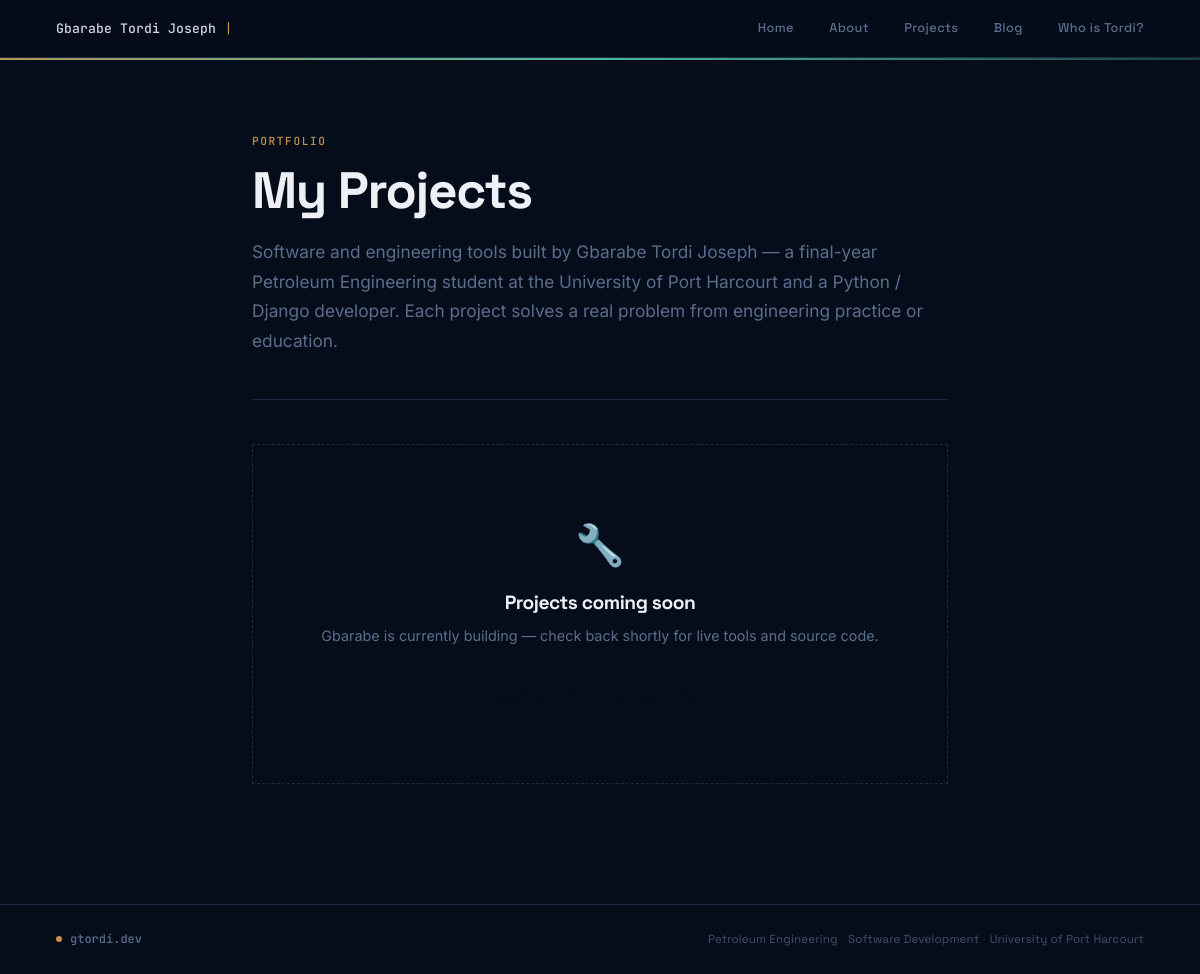
The app's page /projects/, older data.
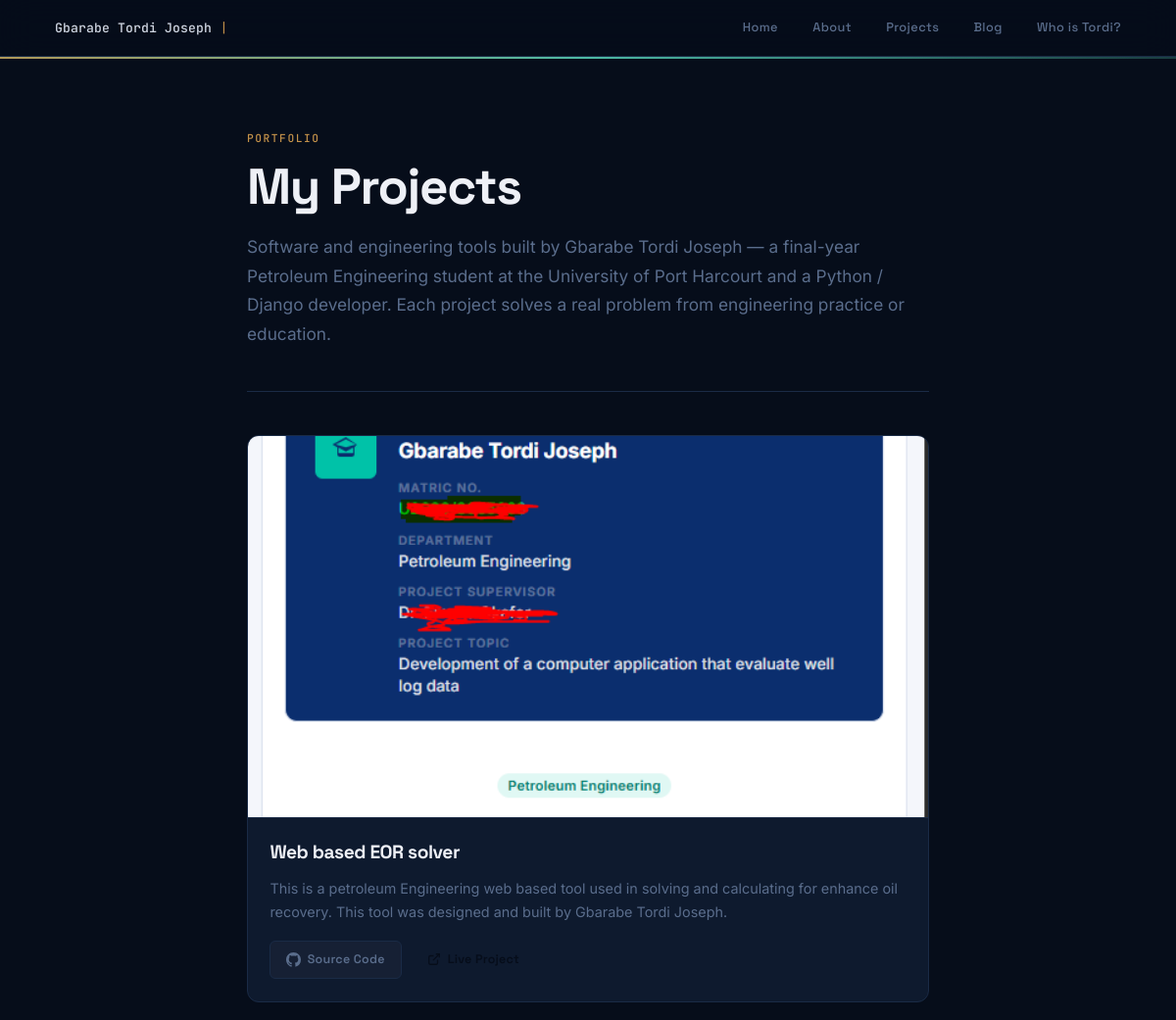
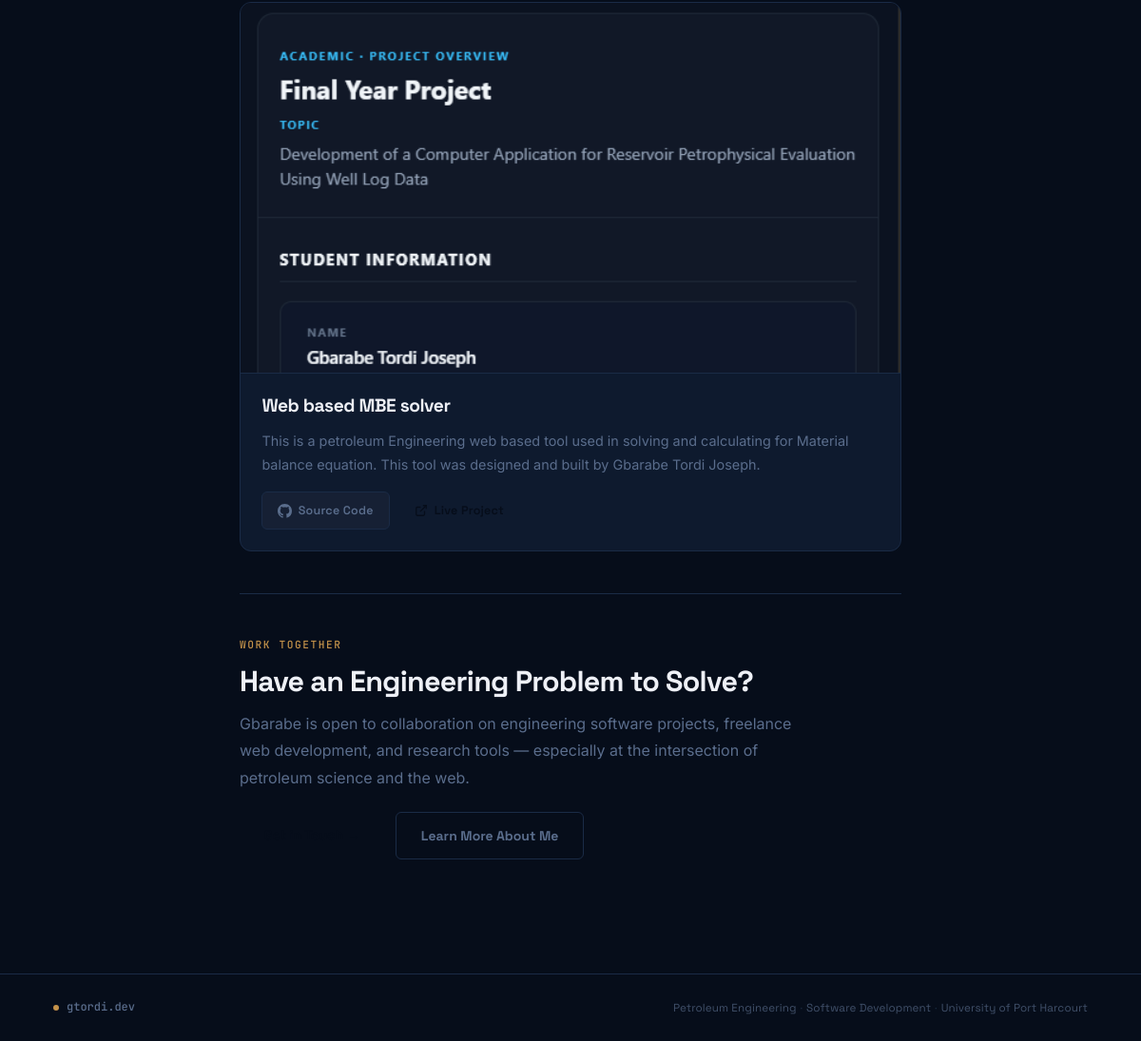
The same page, newer data (2 pictures, top to bottom).
### core/models.py (models this page shows, shortened)
class Project(models.Model):
    title = models.CharField(max_length=200)
    description = models.TextField()
    image = models.ImageField(upload_to='projects/')
    github_url = models.URLField(blank=True)
    live_url = models.URLField(blank=True)

### core/views.py (the view)
# urls.py: path('projects/', views.projects, name='projects'),
def projects(request):
    return render(request, 'core/projects.html', {
        'projects': Project.objects.all()
    })

### templates/core/projects.html (shortened to what this page needs)
{% extends 'base.html' %}
{% block content %}
<section class="projects-hero">
  <span class="eyebrow">Portfolio</span>
  <h1>My Projects</h1>
  <p class="projects-lead">
    Software and engineering tools built by Gbarabe Tordi Joseph — a final-year
    Petroleum Engineering student at the University of Port Harcourt and a
    Python / Django developer. Each project solves a real problem from engineering
    practice or education.
  </p>
</section>
<hr>
<section class="projects-section">
  {% if projects %}
  <div class="projects-grid">
    {% for project in projects %}
    <article class="project-card card">
      {% if project.image %}
      <div class="project-img-wrap">
        <img src="{{ project.image.url }}"
             alt="{{ project.title }}"
             class="project-img"
             loading="lazy">
      </div>
      {% endif %}
      <div class="project-body">
        <div class="project-header">
          <h2 class="project-title">{{ project.title }}</h2>
        </div>
        <p class="project-desc">{{ project.description }}</p>
        <div class="project-links">
          {% if project.github_url %}
          <a href="{{ project.github_url }}" target="_blank" rel="noopener" class="proj-btn proj-btn-ghost">
            Source Code
          </a>
          {% endif %}
          {% if project.live_url %}
          <a href="{{ project.live_url }}" target="_blank" rel="noopener" class="proj-btn proj-btn-accent">
            <svg width="14" height="14" viewBox="0 0 24 24" fill="none" stroke="currentColor" stroke-width="2.2" aria-hidden="true">
              <path d="M18 13v6a2 2 0 0 1-2 2H5a2 2 0 0 1-2-2V8a2 2 0 0 1 2-2h6"/>
              <polyline points="15 3 21 3 21 9"/>
              <line x1="10" y1="14" x2="21" y2="3"/>
            </svg>
          </a>
          {% endif %}
        </div>
      </div>
    </article>
    {% endfor %}
  </div>
  {% else %}
  <div class="empty-state">
    <div class="empty-icon">🔧</div>
    <h3>Projects coming soon</h3>
    <p>Gbarabe is currently building — check back shortly for live tools and source code.</p>
    <a href="/blogs/" class="cta-btn">Read the Blog in the meantime →</a>
  </div>
  {% endif %}
</section>
{% if projects %}
<hr>
<section class="collab-section">
  <span class="eyebrow">Work Together</span>
  <h2>Have an Engineering Problem to Solve?</h2>
  <p>
    Gbarabe is open to collaboration on engineering software projects, freelance
    web development, and research tools — especially at the intersection of
    petroleum science and the web.
  </p>
  <div class="cta-row">
    <a href="mailto:gbarabetordi@email.com" class="cta-btn">Get in Touch →</a>
    <a href="/who-is-gbarabe-tordi-joseph/" class="cta-btn cta-ghost">Learn More About Me</a>
  </div>
</section>
{% endif %}
{% endblock %}

### templates/base.html (shortened to what this page needs)
<!DOCTYPE html>
<html lang="en">
<head>
</head>
<body>
<nav class="primary" aria-label="Main navigation">
  <a href="/" class="nav-logo">
    Gbarabe Tordi Joseph<span class="pipe" aria-hidden="true">|</span>
  </a>
  <div class="nav-links">
    <a href="/">Home</a>
    <a href="/about/">About</a>
    <a href="/projects/">Projects</a>
    <a href="/blogs/">Blog</a>
    <a href="/who-is-gbarabe-tordi-joseph/">Who is Tordi?</a>
  </div>
</nav>
<div class="pipeline" role="presentation"></div>
<main>
  {% block content %}
  {% endblock %}
</main>
<footer>
  <div class="footer-left">
    <div class="footer-dot"></div>
    <span class="footer-name">gtordi.dev</span>
  </div>
  <span class="footer-note">
    Petroleum Engineering<span>·</span>Software Development<span>·</span>University of Port Harcourt
  </span>
</footer>
</body>
</html>

### templates/base.html (style rules this page uses)
:root { --bg: #060D1A; --surface: #0E1A2E; --surface-2: #162034; --border: #1A2B46; --border-lit: #243650; --text: #D0D6E2; --muted: #5A6D8C; --amber: #C4924A; --amber-dim: rgba(196,146,74,.12); --teal: #4DB8A4; --teal-dim: rgba(77,184,164,.10); --display: 'Space Grotesk', sans-serif; --body: 'Inter', sans-serif; --mono: 'JetBrains Mono', monospace; --nav-h: 58px; --r: 8px; --r-lg: 12px; --max-w: 760px; }
*, *::before, *::after { box-sizing: border-box; margin: 0; padding: 0; }
html { scroll-behavior: smooth; }
body { background: var(--bg); color: var(--text); font-family: var(--body); font-size: 1rem; line-height: 1.78; min-height: 100vh; display: flex; flex-direction: column; -webkit-font-smoothing: antialiased; }
a { color: inherit; text-decoration: none; }
img { max-width: 100%; display: block; }
nav.primary { position: sticky; top: 0; z-index: 200; height: var(--nav-h); background: rgba(6,13,26,.92); backdrop-filter: blur(18px); -webkit-backdrop-filter: blur(18px); border-bottom: 1px solid var(--border); padding: 0 clamp(1.25rem, 5vw, 3.5rem); display: flex; align-items: center; justify-content: space-between; }
.nav-logo { font-family: var(--mono); font-size: .82rem; font-weight: 500; letter-spacing: .01em; color: var(--text); display: flex; align-items: center; gap: .45rem; white-space: nowrap; z-index: 201; }
.nav-logo .pipe { color: var(--amber); font-weight: 400; margin: 0 .1em; animation: blink 1.1s step-end infinite; }
.nav-links { display: flex; align-items: center; gap: 2.2rem; }
.nav-links a { font-family: var(--display); font-size: .8rem; font-weight: 500; color: var(--muted); letter-spacing: .03em; transition: color .18s; position: relative; }
.nav-links a::after { content: ''; position: absolute; bottom: -4px; left: 0; width: 0; height: 1.5px; background: var(--amber); transition: width .2s ease; }
.pipeline { height: 1.5px; background: linear-gradient( 90deg, transparent 0%, var(--amber) 35%, var(--teal) 65%, transparent 100% ); background-size: 200% 100%; background-position: -100% 0; animation: pipe 1.6s cubic-bezier(.4,0,.2,1) forwards; }
main { flex: 1; width: 100%; max-width: var(--max-w); margin: 0 auto; padding: clamp(2.5rem, 6vw, 4.5rem) clamp(1.25rem, 5vw, 2rem) clamp(4rem, 10vw, 7rem); }
h1, h2, h3, h4 { font-family: var(--display); font-weight: 700; line-height: 1.18; letter-spacing: -.025em; color: #EEF0F6; }
h1 { font-size: clamp(2rem, 5.5vw, 3.2rem); margin-bottom: 1rem; }
h2 { font-size: clamp(1.3rem, 3vw, 1.9rem); margin-bottom: .75rem; }
p { margin-bottom: 1.25rem; opacity: .85; }
p:last-child { margin-bottom: 0; }
.eyebrow { font-family: var(--mono); font-size: .7rem; font-weight: 500; letter-spacing: .14em; text-transform: uppercase; color: var(--amber); margin-bottom: .6rem; display: block; }
.card { background: var(--surface); border: 1px solid var(--border); border-radius: var(--r-lg); padding: clamp(1.25rem, 3vw, 1.75rem); position: relative; transition: border-color .22s, transform .22s; overflow: hidden; }
.card::before { content: ''; position: absolute; top: 0; left: 0; width: 3px; height: 0; background: linear-gradient(180deg, var(--amber), var(--teal)); border-radius: var(--r-lg) 0 0 var(--r-lg); transition: height .28s ease; }
hr { border: none; border-top: 1px solid var(--border); margin: 2.75rem 0; }
footer { border-top: 1px solid var(--border); padding: 1.5rem clamp(1.25rem, 5vw, 3.5rem); display: flex; align-items: center; justify-content: space-between; flex-wrap: wrap; gap: .75rem; }
.footer-left { display: flex; align-items: center; gap: .5rem; }
.footer-dot { width: 6px; height: 6px; border-radius: 50%; background: var(--amber); flex-shrink: 0; }
.footer-name { font-family: var(--mono); font-size: .75rem; font-weight: 500; color: var(--muted); }
.footer-note { font-family: var(--display); font-size: .73rem; color: var(--muted); opacity: .7; letter-spacing: .01em; }
.footer-note span { color: var(--border-lit); margin: 0 .35em; }

Row changes from the older to the newer data that the page shows:
added Project: image (picture), title "Web based EOR solver", description "This is a petroleum Engineering web based tool used in solving and calculating for enhance oil recovery. This tool was designed and built by Gbarabe Tordi Joseph."
added Project: image (picture), title "Web based MBE solver", description "This is a petroleum Engineering web based tool used in solving and calculating for Material balance equation. This tool was designed and built by Gbarabe Tordi Joseph."
Text that changed along with them:
text no longer shown: "🔧 Projects coming soon Gbarabe is currently building — check back shortly for live tools and source code."
text now shown: "WORK TOGETHER Have an Engineering Problem to Solve? Gbarabe is open to collaboration on engineering software projects, freelance web development, and research tools — especially at the intersection of petroleum science and the web. Learn More About Me"
